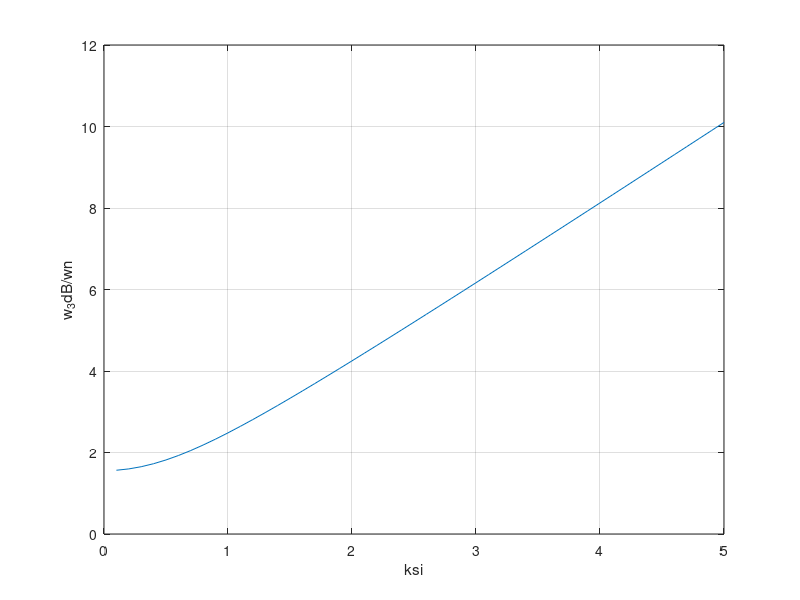

Source code (MATLAB):
%% https://github.com/VSHEV92/Synchronization_Systems_Models
clc; clear; close all

%% Пропорционально-интегрирующий петлевой фильтр.
%% Зависимость полосы фапч по уровню 3 дБ, нормированной к резонансной частоте, от значения декркмента затухания.
%% Полоса пропускания растет с увеличение декремента.

%% Литература: Gardner Phaselock Technique p.14

ksi = 0.1:0.1:5;                                                % декремент затухания
w_3dB_n = sqrt(1 + 2*ksi.^2 + sqrt((2*ksi.^2 + 1).^2 + 1));     % полоса фапч по уровню 3 дБ, поделенная на резонансную частоту

plot(ksi, w_3dB_n); grid on;
xlabel('ksi'); ylabel('w_3dB/wn')
